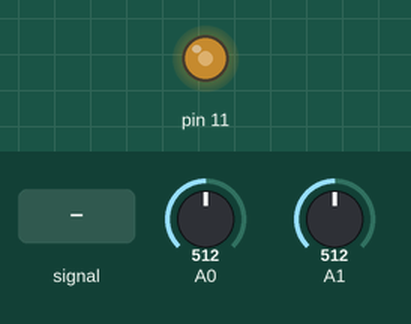
Bench run of a sketch on a simulated Arduino Uno, built with avr-gcc and run on an emulated ATmega328P. Shown: output pins drawn as LEDs (lit = HIGH). Inputs (shaded band) come from the test bench; at power-on: A0 = 512, A1 = 512.

Above: at 1.2 s.
1.3 s: A0 fed a 200 Hz sine of ±81 counts around its level
Timing chart, 0 to 3.1 s (numbered marks = the images above; inputs shaded):
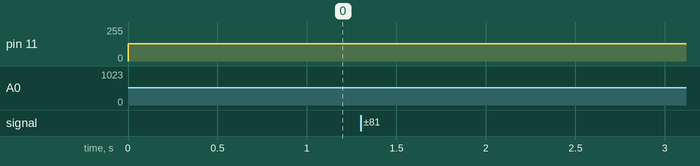

The sketch:

bandstopfilter.ino
```cpp
#include <Arduino.h>
#include <math.h>

#define cbi(sfr, bit) (_SFR_BYTE(sfr) &= ~_BV(bit))
#define sbi(sfr, bit) (_SFR_BYTE(sfr) |= _BV(bit))

//  Globala variabler för sampling
volatile boolean div32;
volatile boolean div16;
volatile boolean sampleFlag;
volatile byte badc0; // ljudsample ADC kanal 0
volatile byte badc1; // potentiometer ADC kanal 1
volatile byte ibb;

//  Globala variabler för filter
int soundSampleFromADC;       // senaste ljudsample
float lpAlpha = 0.5;          // alpha för lågpass
int lpFilteredSample = 127;   // lågpass nedre
int lpFilteredSample2 = 127;  // lågpass övre
int bpFilteredSample = 127;   // bandpass
int bsFilteredSample = 127;   // bandstopp (notch)

// tom funktion för kompatibilitet
void fillSramBufferWithWaveTable() { }

void setup()
{
  Serial.begin(57600);

  // ADC
  cbi(ADCSRA, ADPS2);
  sbi(ADCSRA, ADPS1);
  sbi(ADCSRA, ADPS0);

  sbi(ADMUX, ADLAR);  // 8-bit ADC i ADCH
  sbi(ADMUX, REFS0);  // VCC som referens
  cbi(ADMUX, REFS1);
  cbi(ADMUX, MUX0);   // starta på kanal 0
  cbi(ADMUX, MUX1);
  cbi(ADMUX, MUX2);
  cbi(ADMUX, MUX3);

  // TIMER 2
  cbi(TCCR2A, COM2A0);
  sbi(TCCR2A, COM2A1);
  sbi(TCCR2A, WGM20);
  sbi(TCCR2A, WGM21);
  cbi(TCCR2B, WGM22);

  sbi(TCCR2B, CS20);  // prescaler = 1
  cbi(TCCR2B, CS21);
  cbi(TCCR2B, CS22);

  sbi(DDRB, 3); // pin 11 som PWM

  cbi(TIMSK0, TOIE0);
  sbi(TIMSK2, TOIE2);

  lpFilteredSample = 127;
  lpFilteredSample2 = 127;
  bpFilteredSample = 127;
  bsFilteredSample = 127;
  soundSampleFromADC = badc0;
}

void loop()
{
  // Vänta tills ett sample finns
  while (!sampleFlag) {}
  sampleFlag = false;

  uint8_t adc = badc0;   // ljudsample
  uint8_t pot = badc1;   // potentiometer

  //  Lågpass alpha,begränsning 4%-78%
  const int POT_MIN = (int)round(0.04f * 255.0f); // ≈10
  const int POT_MAX = (int)round(0.78f * 255.0f); // ≈199

  int potC = pot;
  if (potC < POT_MIN) potC = POT_MIN;
  if (potC > POT_MAX) potC = POT_MAX;

  lpAlpha = (float)(potC - POT_MIN) / (float)(POT_MAX - POT_MIN);
  if (lpAlpha < 0.0f) lpAlpha = 0.0f;
  if (lpAlpha > 1.0f) lpAlpha = 1.0f;

  float lpAlpha2 = sqrt(lpAlpha);
  if (lpAlpha2 > 1.0f) lpAlpha2 = 1.0f;

  //  Lågpassfilter nedre
  soundSampleFromADC = adc;
  lpFilteredSample = (int)(lpAlpha * (float)soundSampleFromADC + (1.0f - lpAlpha) * (float)lpFilteredSample);

  //  Lågpassfilter övre
  lpFilteredSample2 = (int)(lpAlpha2 * (float)soundSampleFromADC + (1.0f - lpAlpha2) * (float)lpFilteredSample2);

  //  Bandpass
  int lowerCentered = lpFilteredSample - 127;
  int upperCentered = lpFilteredSample2 - 127;
  int bpCentered = upperCentered - lowerCentered;
  bpFilteredSample = bpCentered + 127;

  //  Bandstopp: subtrahera bandpass från original ---
  int adcCentered = adc - 127;
  int bsCentered = adcCentered - bpCentered; // SKAPAR BANDSTOP FILTRET
  bsFilteredSample = bsCentered + 127;

  //  Skicka till PWM
  OCR2A = (uint8_t)bsFilteredSample;
}

// Timer2 overflow ISR -> trigger ADC-sampling
ISR(TIMER2_OVF_vect) {
  div32 = !div32;
  if (div32) {
    div16 = !div16;
    if (div16) {
      badc0 = ADCH;           // sampla kanal 0
      sbi(ADMUX, MUX0);      // växla till kanal 1
      sampleFlag = true;
    } else {
      badc1 = ADCH;          // sampla kanal 1
      cbi(ADMUX, MUX0);      // växla tillbaka till kanal 0
    }
    ibb++; ibb--; ibb++; ibb--;
    sbi(ADCSRA, ADSC);        // starta nästa ADC-konversion
  }
}
```
